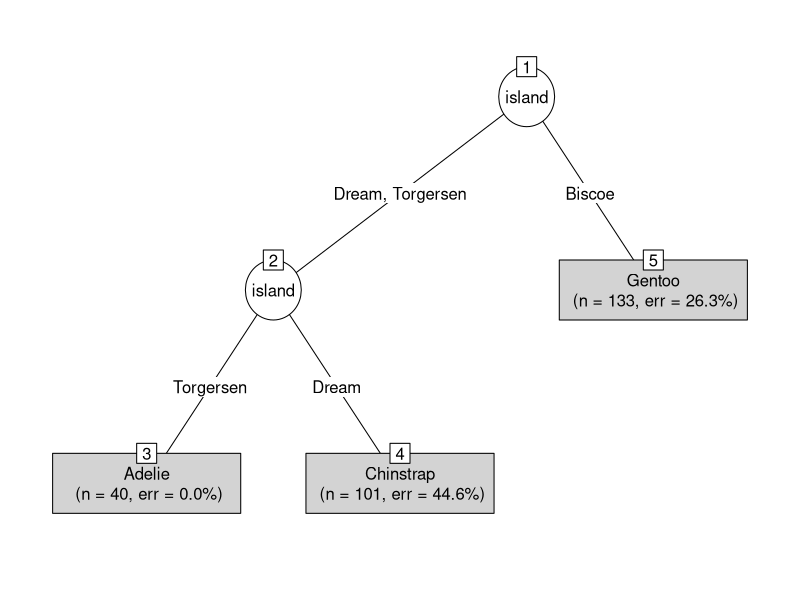
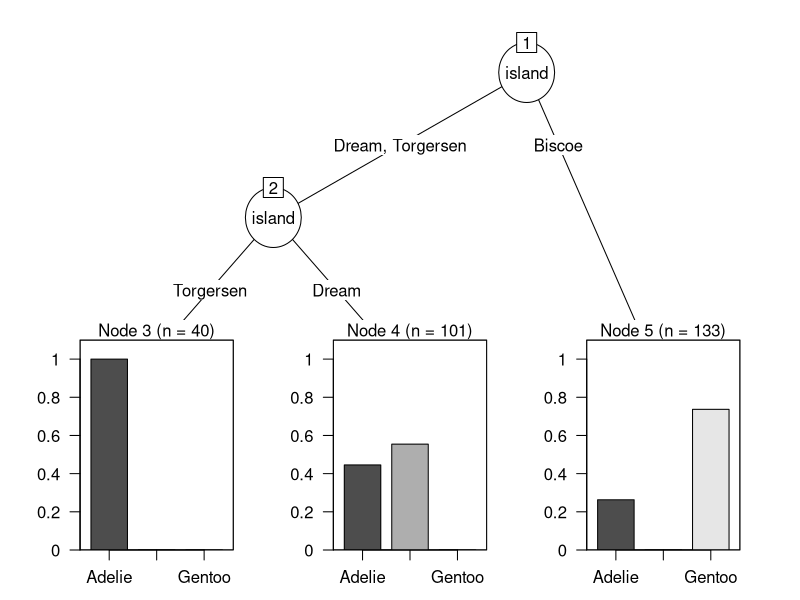
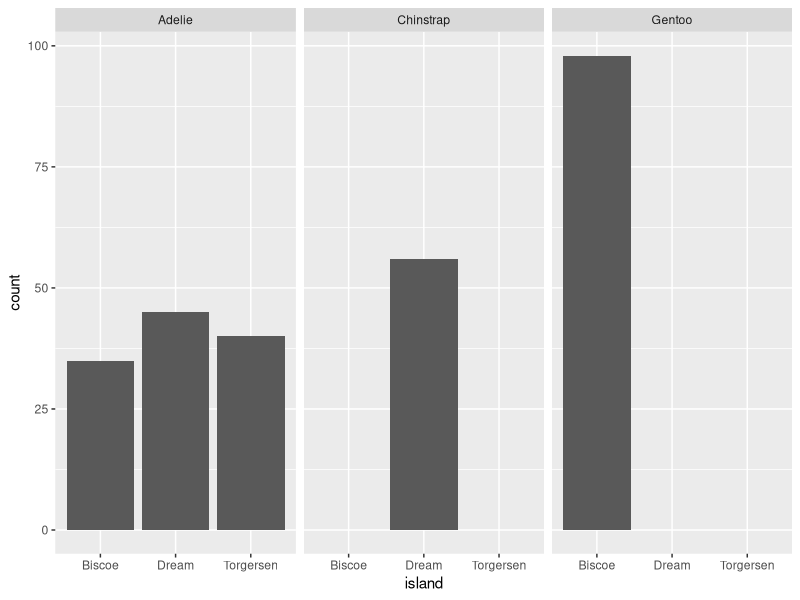
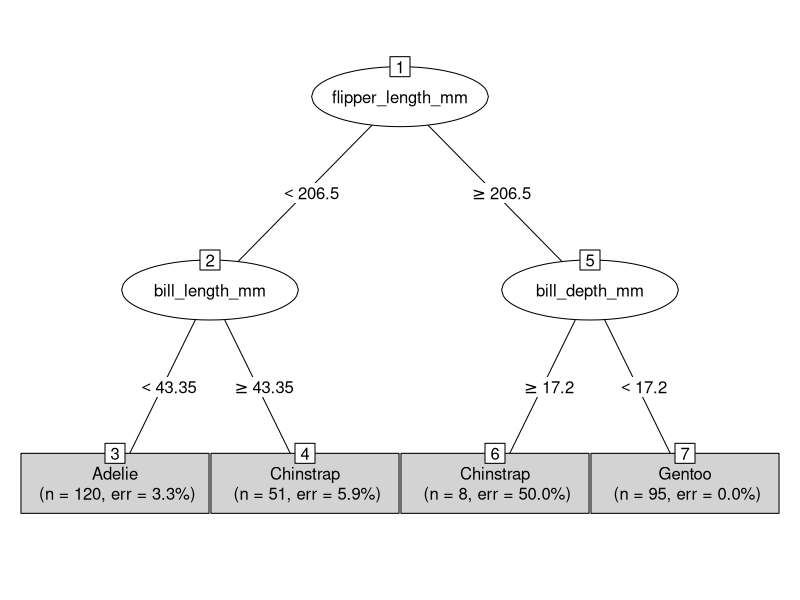
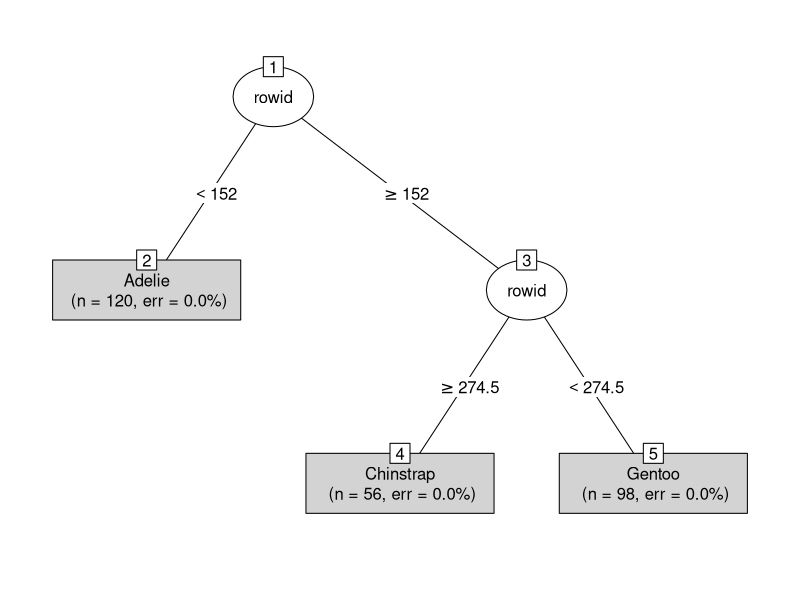
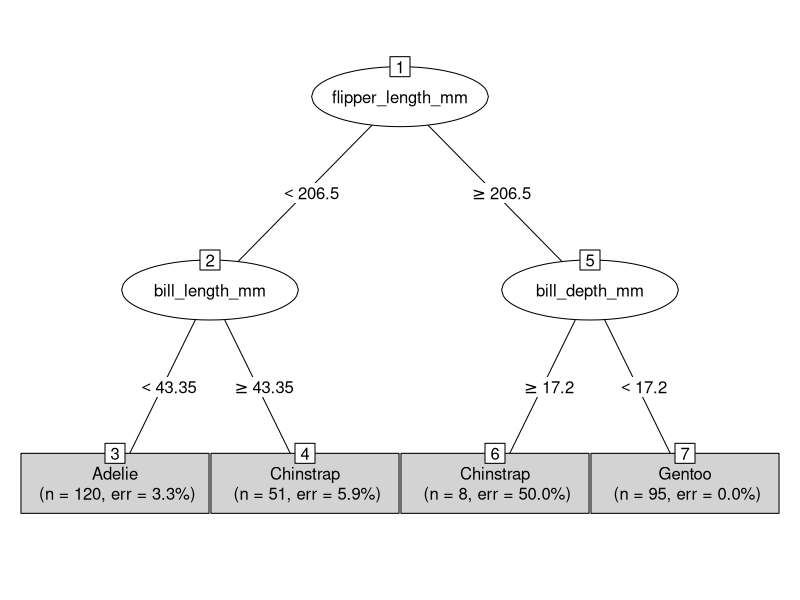

Reproduce these figures in R, in order.
## ---- chunk 1
library(tidyverse)
library(palmerpenguins)
## ---- chunk 2
library(rpart)
library(partykit)

# First, we'll restrict attention to observations that don't have any missing values
summary(penguins) ## New function to give a quick overview of each of the variables in a tibble

penguins_clean <- penguins %>% 
  filter(!is.na(bill_length_mm) & !is.na(bill_depth_mm) & !is.na(flipper_length_mm) & !is.na(body_mass_g))

summary(penguins_clean)

# Now, we'll divide our data into training/testing datasets
# Set up
set.seed(17); 
n <- nrow(penguins_clean)
training_indices <- sample(1:n, size=round(0.8*n))

penguins_clean <- penguins_clean %>% rowid_to_column() # adds a new ID column

# Create training and testing datasets
train <- penguins_clean %>% filter(rowid %in% training_indices)
test <- penguins_clean %>% filter(!rowid %in% training_indices)

# How many observations are there in each of the training and testing datasets?
nrow(train)
nrow(test)
## ---- chunk 3
# Let's build a tree using only geographic information to predict penguin species
tree1 <- rpart(species ~ island, data=train)
plot(as.party(tree1), type="simple")

# What is the difference between type="simple" and type="extended" for visualizing a classification tree?
plot(as.party(tree1), type="extended")

# How can we visualize what is going on behind the scenes?
train %>% ggplot(aes(x=island)) + 
  geom_bar() + #coord_flip() +
  facet_wrap(~species)


# Let's build a second tree using only physiological information to predict penguins species
tree2 <- rpart(species ~ bill_length_mm + bill_depth_mm + flipper_length_mm + body_mass_g, data=train)
plot(as.party(tree2), type="simple")

# Were all of the candidate predictors used to make splits in tree2?
#No!  It turns out that only some of the candidate predictors led to splits which improved the purity of the child nodes enough to be worthwhile

# Now let's build a third tree which allows for all variables (apart from species) to be used to predict penguin species
tree3 <- rpart(species ~ ., data=train)
plot(as.party(tree3), type="simple")

# What's weird/wrong with the tree above?
# Row id isn't a feature of penguins, it's just an arbitrary varialbe we added to our tibble for convenience



# Let's try that again
tree3 <- rpart(species ~ ., data=train %>% select(-rowid))
plot(as.party(tree3), type="simple")

## ---- chunk 4
# Make predictions for test observations based on tree1
test_preds_1 <- predict(tree1, newdata=test, type="class")
head(test_preds_1)

m1.test <- table(test_preds_1, test$species)
m1.test

# What is the accuracy for tree1 based on testing data?
sum(diag(m1.test)) / sum(m1.test)

# Can we calculate the sensitivity/specificity for this tree?

# Which type of penguins are hardest to classify based on this tree?
# - Almost 2/3 of Adelie penguins in the testing data are misclassified
# - All of the Chinstrap and Gentoo penguins in the testing data are correctly classified!


# Make predictions for test observations based on tree2
test_preds_2 <- predict(tree2, newdata=test, type="class")
head(test_preds_2)

m2.test <- table(test_preds_2, test$species)
m2.test

# What is the accuracy for tree2 based on testing data?
sum(diag(m2.test)) / sum(m2.test)



# Make predictions for test observations based on tree3
test_preds_3 <- predict(tree3, newdata=test, type="class")
head(test_preds_3)

m3.test <- table(test_preds_3, test$species)
m3.test

# What is the accuracy for tree1 based on testing data?
sum(diag(m3.test)) / sum(m3.test)

# What do you notice about the confusion matrices for trees 2 and 3?
# They are the same!
# If we look at the trees more closely, we see that although the candidate predictors are different, the final trees are identical!

# Which tree would you prefer to use: tree1 or tree2/3?
# In this case, both trees have very similar complexity (similar number of splits/terminal nodes), but since the accuracy of tree 2/3 on the testing data is so much better, we would prefer to use tree2 (or 3 - they are the same!).  
